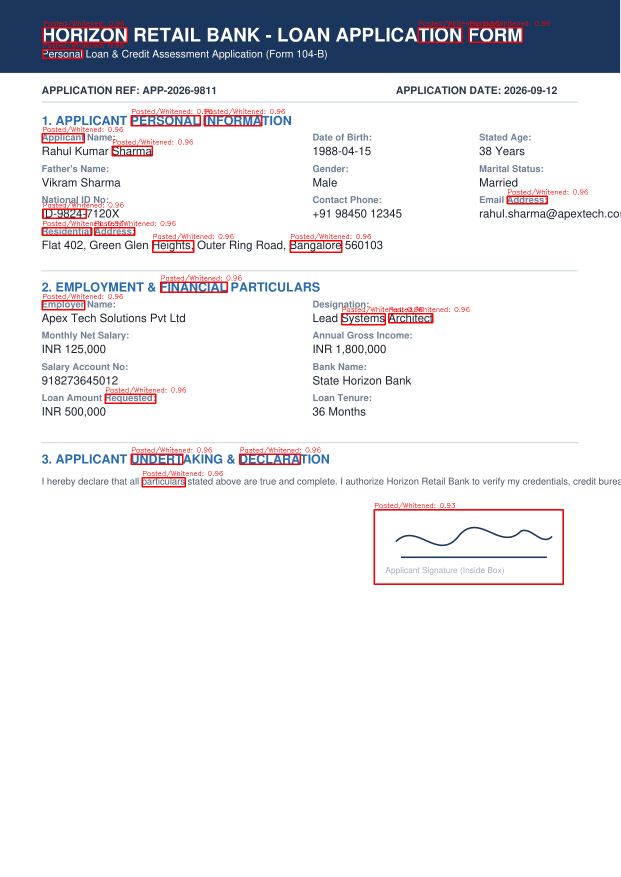
#> input picture data/evidence/doc_cb732e1ab7ef_p1_bg.png, 1241 x 1754 px (shown at 1/2 size); its folder holds only this picture in this run
$ python -i noise.py   (imports and definitions only)
#> lines starting #> are read from the running program, lines starting #| are printed output that depends on the picture; after the words box and inside, x2 and y2 are one past the last pixel; in counts of white or black regions, pixels touching at a corner belong together
import cv2
import numpy as np
from typing import List, Dict, Any, Optional

def analyze_noise_residual(
    image_path: str,
    output_overlay_path: Optional[str] = None
) -> List[Dict[str, Any]]:
    """
    Computes high-frequency noise residual and checks for localized noise variance inconsistencies.
    Spliced or edited regions frequently carry a different sensor/scanner noise fingerprint.
    """
    img = cv2.imread(image_path, cv2.IMREAD_GRAYSCALE)
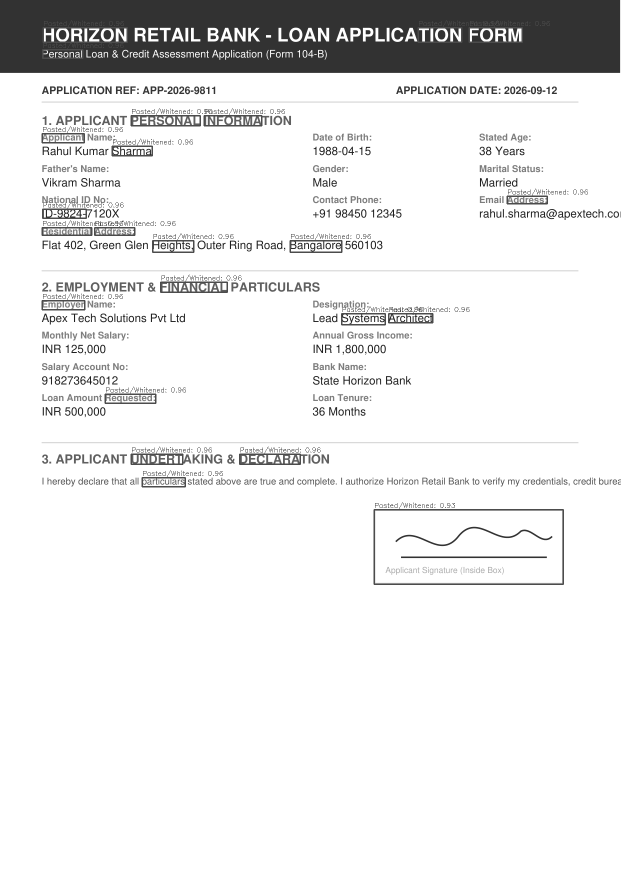
#> img: shape (1754, 1241) (shown at 1/2 size); min 30, max 255, mean 232.8
    if img is None:
        return []
    h, w = img.shape
#> h = 1754; w = 1241

    # 1. High frequency residual: |Image - MedianBlur(Image)|
    denoised = cv2.medianBlur(img, 3)
    residual = cv2.absdiff(img, denoised).astype(np.float32)

    # 2. Local standard deviation using sliding box filter
    mean_sq = cv2.boxFilter(residual ** 2, -1, (25, 25))
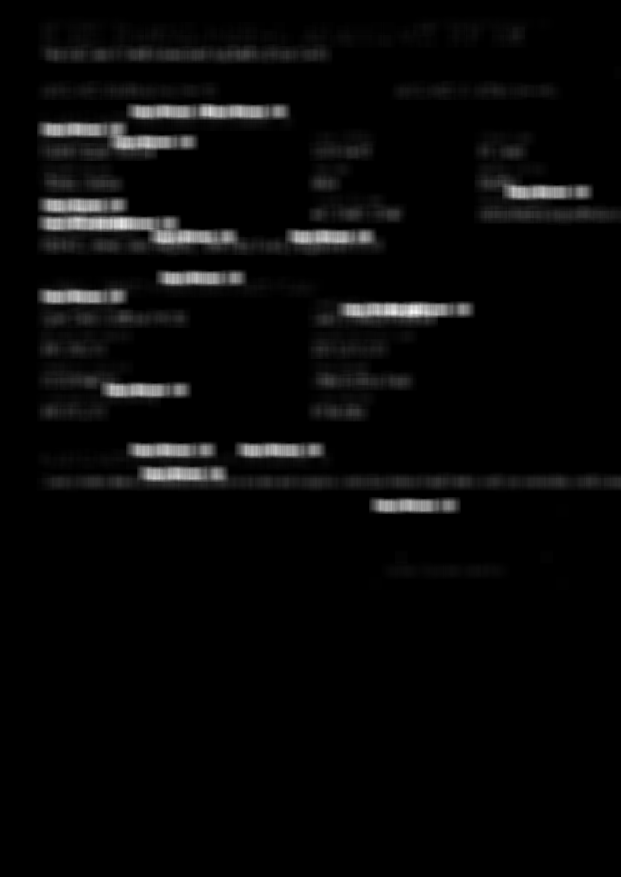
#> mean_sq: shape (1754, 1241) float32 (shown at 1/2 size); min 0, max 5597.2, mean 179.3; drawn with min black and max white
    sq_mean = cv2.boxFilter(residual, -1, (25, 25)) ** 2
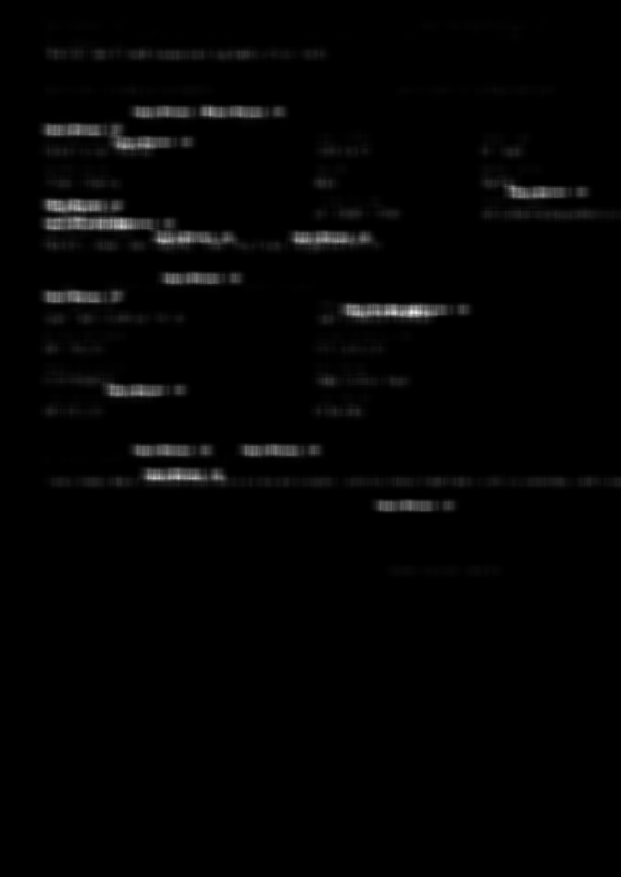
#> sq_mean: shape (1754, 1241) float32 (shown at 1/2 size); min 0, max 1242.9, mean 18; drawn with min black and max white
    local_var = np.maximum(0.0, mean_sq - sq_mean)
    local_std = np.sqrt(local_var)
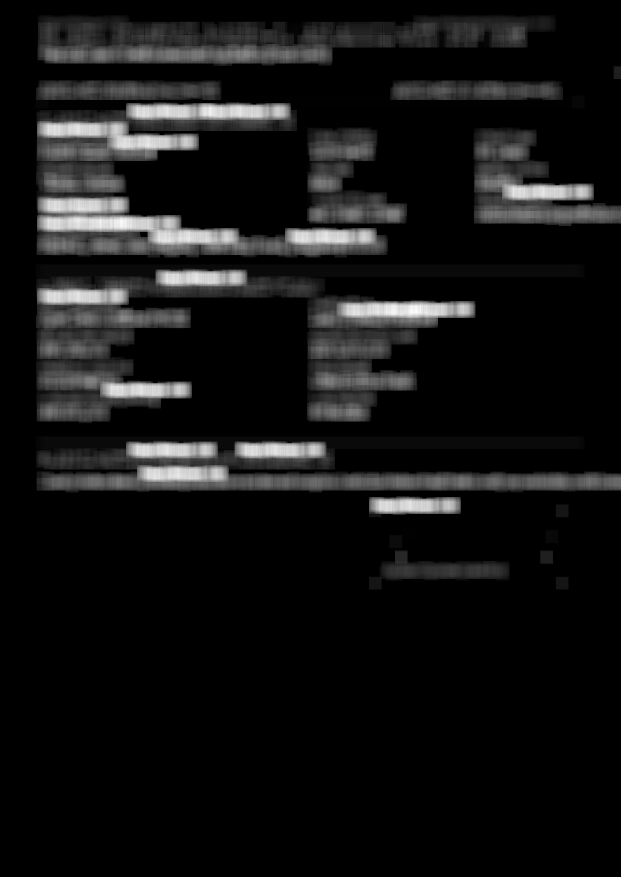
#> local_std: shape (1754, 1241) float32 (shown at 1/2 size); min 0, max 66.37, mean 5.2; drawn with min black and max white

    global_mean_std = float(np.mean(local_std))
#> global_mean_std = 5.16
    global_var_std = float(np.std(local_std))
#> global_var_std = 11.6

    # 3. Detect regions where local std is > 3 sigma away from mean
    thresh = global_mean_std + 3.0 * max(global_var_std, 0.5)
#> thresh = 39.97
    _, mask = cv2.threshold(local_std, thresh, 255, cv2.THRESH_BINARY)
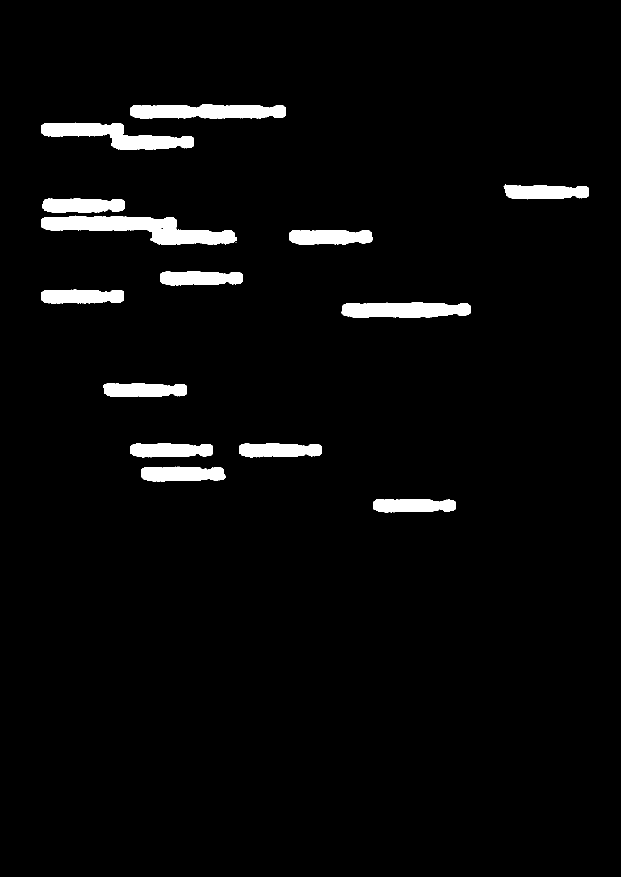
#> mask: shape (1754, 1241) float32 (shown at 1/2 size); 3.4% white; 20 white regions (1 under 20 px), largest, box (x1, y1, x2, y2) and area: (83, 431, 474, 490) 11407, (261, 208, 572, 238) 7567, (83, 245, 354, 300) 7415
    mask = mask.astype(np.uint8)

    kernel = cv2.getStructuringElement(cv2.MORPH_RECT, (15, 15))
    mask_cleaned = cv2.morphologyEx(mask, cv2.MORPH_CLOSE, kernel)
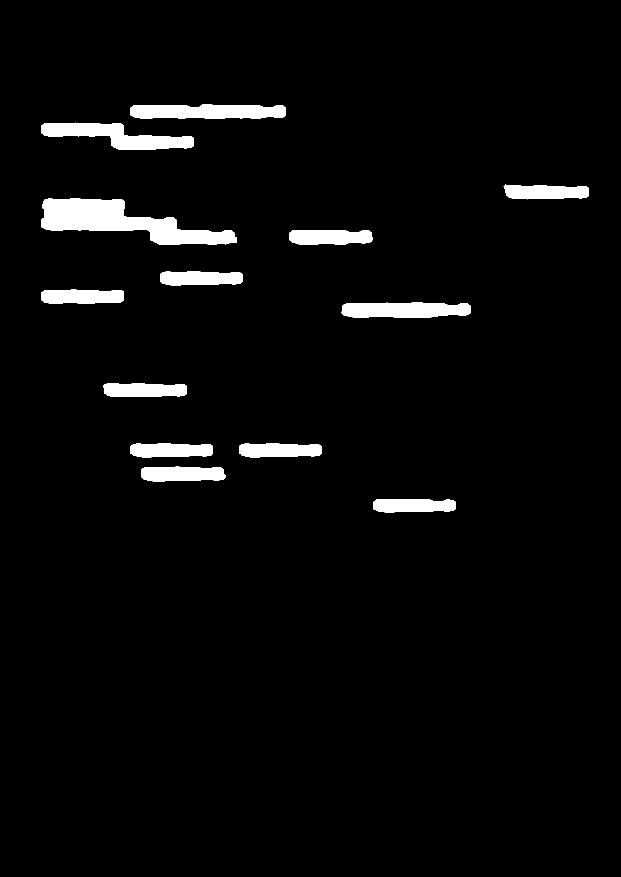
#> mask_cleaned: shape (1754, 1241) (shown at 1/2 size); 3.5% white; 13 white regions

    contours, _ = cv2.findContours(mask_cleaned, cv2.RETR_EXTERNAL, cv2.CHAIN_APPROX_SIMPLE)
#> contours = 13 contours; largest, box (x1, y1, x2, y2) and area: (83, 397, 474, 490) 16828, (83, 245, 388, 300) 7956, (261, 208, 572, 238) 7400, (683, 605, 941, 636) 6562, (283, 933, 452, 963) 4188
    findings = []

    color_img = cv2.imread(image_path)
#> color_img is the input picture: shape (1754, 1241, 3); mean B, G, R 235.9, 232.2, 232.7
    if color_img is None:
        color_img = cv2.cvtColor(img, cv2.COLOR_GRAY2BGR)

    for cnt in contours:
        area = cv2.contourArea(cnt)
        if area < 400 or area > (w * h * 0.35):
            continue

        x, y, bw, bh = cv2.boundingRect(cnt)
        patch_noise = float(np.mean(local_std[y:y+bh, x:x+bw]))
        score = min(0.95, round((patch_noise / max(thresh, 1.0)) * 0.7, 2))

        cv2.rectangle(color_img, (x, y), (x + bw, y + bh), (255, 128, 0), 2)
        cv2.putText(color_img, f"Noise Inconsistency: {score:.2f}", (x, max(15, y - 5)), cv2.FONT_HERSHEY_SIMPLEX, 0.5, (255, 128, 0), 1)

        findings.append({
            "detector": "noise_residual_analysis",
            "bbox": (x, y, bw, bh),
            "score": score,
            "category": "POTENTIAL_MANIPULATION" if score > 0.70 else "OBSERVED",
            "observation": f"High-frequency sensor noise standard deviation in region ({x},{y},{bw},{bh}) is {patch_noise:.2f}, deviating from global document mean ({global_mean_std:.2f}).",
            "technical_details": f"Median 3x3 residual variance. Local std={patch_noise:.2f} vs global threshold={thresh:.2f}."
        })
#> this loop made 13 passes
#> (area, x, y, bw, bh, patch_noise, score) on passes 1 to 12: (3741.5, 747, 998, 164, 27, 48.79, 0.85), (4188, 283, 933, 169, 30, 48.99, 0.86), (3858.5, 478, 887, 165, 28, 48.87, 0.86), (3840, 261, 887, 165, 28, 48.89, 0.86), (3870, 206, 766, 168, 28, 48.58, 0.85), (6562.5, 683, 605, 258, 31, 50.12, 0.88), (3976, 83, 579, 165, 28, 49.31, 0.86), (3839.5, 320, 543, 165, 28, 48.95, 0.86), (4137, 579, 460, 166, 30, 48.98, 0.86), (16827.5, 83, 397, 391, 93, 29.63, 0.52), (3916.5, 1007, 368, 171, 31, 46.21, 0.81), (7955.5, 83, 245, 305, 55, 35.05, 0.61)
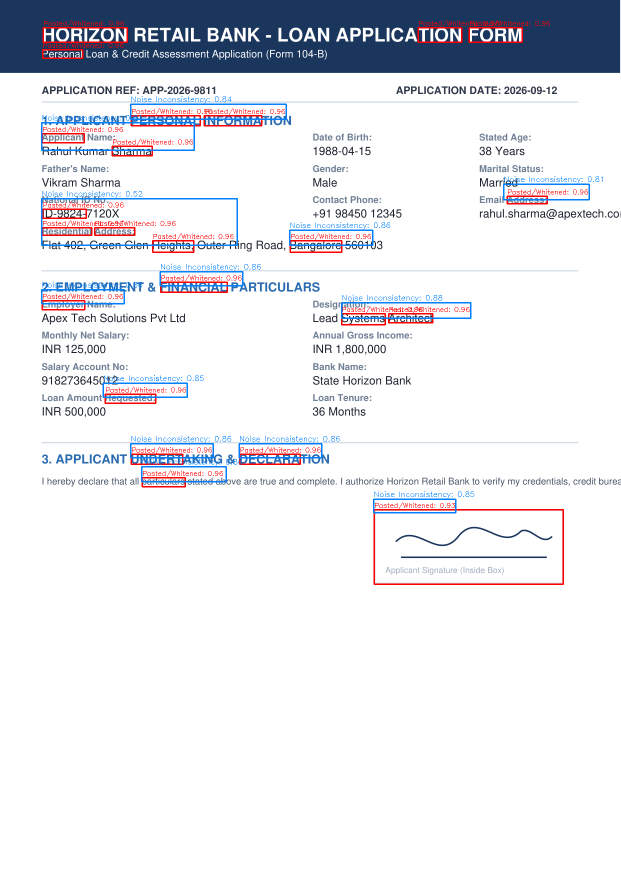
#> color_img: shape (1754, 1241, 3) (shown at 1/2 size); 1.14% of pixels changed, all inside (x1, y1, x2, y2) = (82, 192, 1206, 1027)
#> after the loop, findings = 13 items

    if output_overlay_path:
        cv2.imwrite(output_overlay_path, color_img)

    return findings

>>> result = analyze_noise_residual('../../../data/evidence/doc_cb732e1ab7ef_p1_bg.png')
#> result = 13 items

$ run again, on data/evidence/doc_cb732e1ab7ef_p1_copymove.png
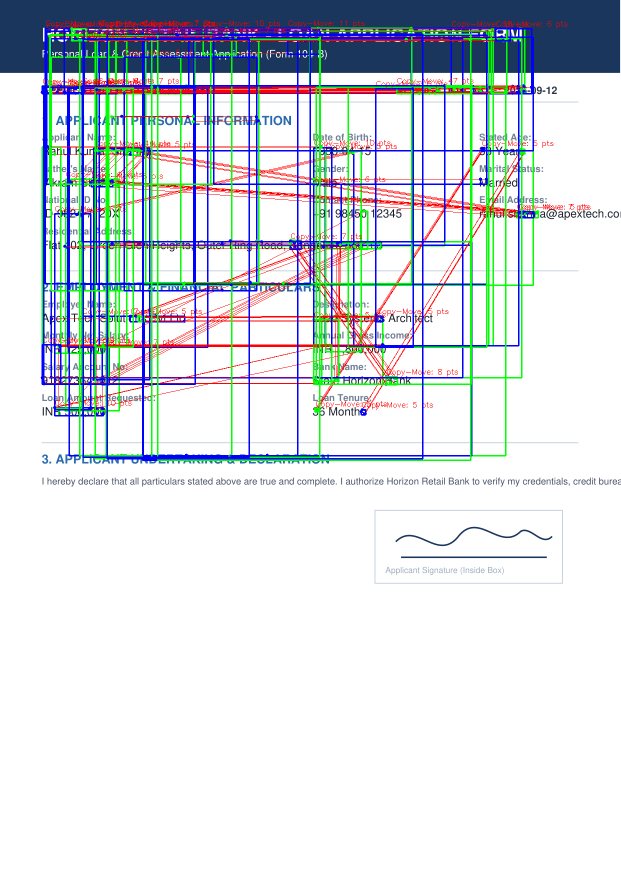
#> input picture data/evidence/doc_cb732e1ab7ef_p1_copymove.png, 1241 x 1754 px (shown at 1/2 size)
#> global_mean_std = 9.77
#> global_var_std = 16.93
#> thresh = 60.56
#> in analyze_noise_residual, `_, mask = cv2.threshold(local_std, thresh, 255, cv2.THRESH_BINARY)`:
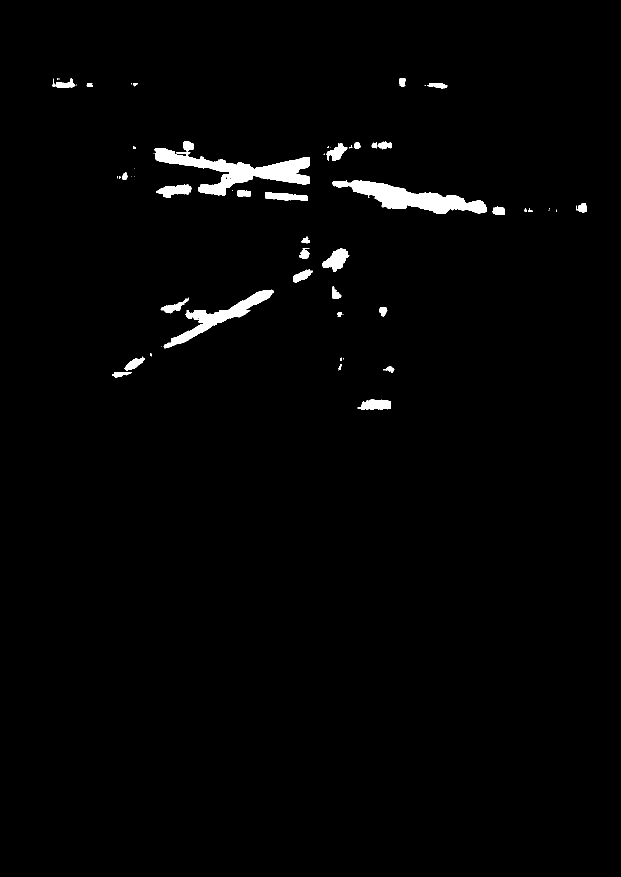
#> mask: shape (1754, 1241) float32 (shown at 1/2 size); 1.6% white; 69 white regions (33 under 20 px), largest, box (x1, y1, x2, y2) and area: (309, 296, 620, 391) 10082, (665, 360, 974, 428) 8618, (327, 579, 548, 697) 5092
#> mask_cleaned: shape (1754, 1241); 1.8% white; 29 white regions (3 under 20 px)
#> contours = 29 contours, 4 with area under 20; largest, box (x1, y1, x2, y2) and area: (307, 283, 620, 395) 12385, (665, 360, 1010, 430) 9010, (323, 579, 548, 697) 5095, (644, 497, 699, 544) 1304, (715, 799, 781, 820) 1042
#> in analyze_noise_residual, color_img is the input picture: shape (1754, 1241, 3); mean B, G, R 226.6, 221.8, 216.2
#> the loop in analyze_noise_residual, `for cnt in contours:` made 29 passes
#> (area, x, y, bw, bh, patch_noise, score) on passes 1, 4, 8, 9, 11, 12, 13, 17: (1041.5, 715, 799, 66, 21, 62.41, 0.72), (800, 224, 713, 66, 43, 49.67, 0.57), (620.5, 321, 595, 56, 32, 55.32, 0.64), (5095, 323, 579, 225, 118, 36.77, 0.43), (513, 586, 538, 40, 28, 57.79, 0.67), (1304, 644, 497, 55, 47, 58.82, 0.68), (582.5, 599, 473, 21, 45, 59.78, 0.69), (956, 530, 384, 85, 18, 60.7, 0.7)
#> after the loop in analyze_noise_residual, `for cnt in contours:`:
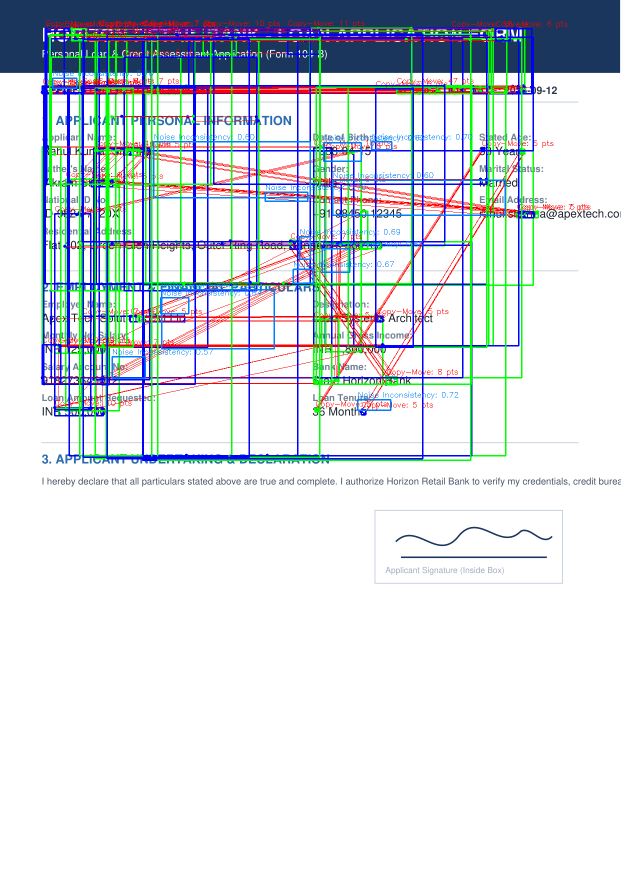
#> color_img: shape (1754, 1241, 3) (shown at 1/2 size); 0.8% of pixels changed, all inside (x1, y1, x2, y2) = (104, 140, 1012, 822)
#> after the loop in analyze_noise_residual, `for cnt in contours:`: findings = 13 items
